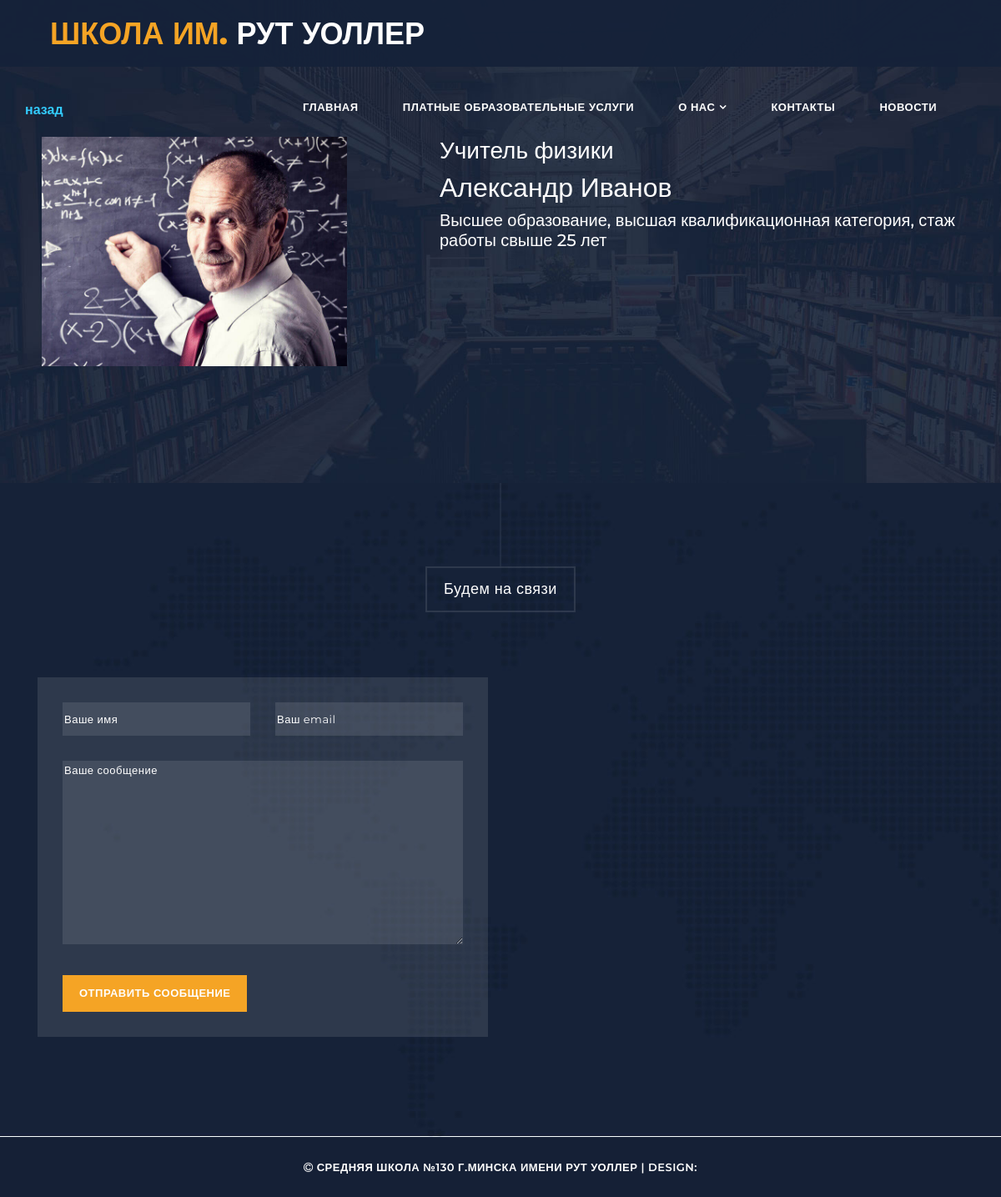
/school130/home/teachers/1/, run on the app's committed database.
### Minsk130school/models.py (models this page shows, shortened)
class Teachers(models.Model):
    first_name = models.CharField('Имя', max_length=50)
    last_name = models.CharField('Фамилия', max_length=50)
    brief_information = models.TextField('Краткая информация')
    description = models.TextField('Описание')
    image = models.ImageField('Изображение', upload_to='teacher_images/')
    paid_service = models.ForeignKey('PaidServices',  on_delete=models.SET_DEFAULT, related_name='teachers', verbose_name='Платные услуги',  null=True, default=None)   #related_name позволит получить всех связанных преподавателей для каждого кружка.
    def image_tag(self):
        return format_html('<img src="{}" width="150" height="150" />'.format(self.image.url))
    image_tag.short_description = 'Изображение'
    class Meta:
        verbose_name = 'Преподаватель'
        verbose_name_plural = 'Преподаватели'

### Minsk130school/views.py (the view)
# urls.py: path('home/teachers/<int:teacher_id>/', views.show_teacher, name= 'teacher'),
def show_teacher (request, teacher_id):
    try:
        teacher = models.Teachers.objects.get(id= teacher_id)
    except:
        return HttpResponseNotFound()
    question_form = QuestionsForm()
    return render(request, 'teacher.html', {'teacher':teacher,
                                            'question_form':question_form})

### Minsk130school/forms.py
class QuestionsForm(forms.ModelForm):
    name = forms.CharField(label='', widget=forms.TextInput(attrs={'placeholder': 'Ваше имя'}))
    email = forms.EmailField(label='', widget=forms.EmailInput(attrs={'placeholder': 'Ваш email'}))
    message = forms.CharField(label='', widget=forms.Textarea(attrs={'placeholder': 'Ваше сообщение'}))
    class Meta:
        model = Questions
        fields = ['name', 'email', 'message']
        widgets = {
            'name': forms.TextInput(attrs={'class': 'form-control'}),
            'email': forms.EmailInput(attrs={'class': 'form-control'}),
            'message': forms.Textarea(attrs={'class': 'form-control'}),
        }

### Minsk130school/templates/teacher.html (shortened to what this page needs)
{% extends 'base.html' %}
{% block content %}
{% load static %}
<section class="section video" data-section="section5">
    <div class="container">
      <div class="row">
        <a href ="{% url 'teachers' %}"><strong>назад</strong></a>
        <div class="blog">
            <div class="blog-icon">
              {% if teacher.image %}
                <img src="{{teacher.image.url}}">
              {% else %}
                <p>No image</p>
              {% endif %}
            </div>
              <div class="blog-text">
                  <h3>{{teacher.brief_information}}</h3>
                  <h2>{{teacher.first_name}} {{teacher.last_name}}</h2>
                  <h5>{{teacher.description}}</h5>
              </div>
          </div>
        </div>
      </div>
</section>
{% endblock %}

### Minsk130school/static/Minsk130school/assets/css/templatemo-grad-school.css (style rules this page uses)
body { font-family: 'Montserrat', sans-serif; }
a { color: #3CF; text-decoration: none; }
.blog { display: flex; flex-direction: row; align-items: stretch; color:white; padding: 20px; }
.blog-icon { width: 50%; }
.blog-icon>img { width: 80%; }
.blog-text { width: 70%; padding-left: 20px; }
section.video { background-image: url(../images/video-bg.jpg); background-repeat: no-repeat; background-size: cover; background-color: #172238; padding: 120px 0px; }
section.contact form input { width: 100%; height: 40px; background-color: rgba(250,250,250,0.1); border-radius: 0px; border: none; outline: none; color: #fff; font-size: 13px; margin-bottom: 30px; letter-spacing: 0.5px; }
section.contact form textarea { width: 100%; height: 220px; max-height: 280px; min-height: 220px; background-color: rgba(250,250,250,0.1); border-radius: 0px; border: none; outline: none; color: #fff; font-size: 13px; margin-bottom: 30px; letter-spacing: 0.5px; }
section.contact form input::placeholder { color: #fff; }
section.contact form textarea::placeholder { color: #fff; }

### data on the page
Teachers: image (picture), brief_information "Учитель физики", first_name "Александр", last_name "Иванов", description "Высшее образование, высшая квалификационная категория, стаж работы свыше 25 лет"
